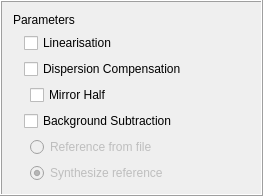
             <widget class="QFrame" name="frame_2">
              <property name="sizePolicy">
               <sizepolicy hsizetype="Fixed" vsizetype="Preferred">
                <horstretch>0</horstretch>
                <verstretch>0</verstretch>
               </sizepolicy>
              </property>
              <property name="frameShape">
               <enum>QFrame::Box</enum>
              </property>
              <property name="frameShadow">
               <enum>QFrame::Raised</enum>
              </property>
              <layout class="QGridLayout" name="gridLayout">
               <item row="0" column="0">
                <layout class="QGridLayout" name="gridLayout_7">
                 <item row="4" column="1" colspan="2">
                  <widget class="QCheckBox" name="backgroundsubtraction_check">
                   <property name="minimumSize">
                    <size>
                     <width>161</width>
                     <height>0</height>
                    </size>
                   </property>
                   <property name="text">
                    <string>Background Subtraction</string>
                   </property>
                  </widget>
                 </item>
                 <item row="2" column="1" colspan="2">
                  <widget class="QCheckBox" name="dispersioncompensation_check">
                   <property name="minimumSize">
                    <size>
                     <width>161</width>
                     <height>0</height>
                    </size>
                   </property>
                   <property name="text">
                    <string>Dispersion Compensation</string>
                   </property>
                  </widget>
                 </item>
                 <item row="5" column="2">
                  <widget class="QRadioButton" name="referencefromfile_radio">
                   <property name="enabled">
                    <bool>false</bool>
                   </property>
                   <property name="minimumSize">
                    <size>
                     <width>220</width>
                     <height>0</height>
                    </size>
                   </property>
                   <property name="text">
                    <string>Reference from file</string>
                   </property>
                   <property name="checked">
                    <bool>false</bool>
                   </property>
                  </widget>
                 </item>
                 <item row="6" column="2">
                  <widget class="QRadioButton" name="referencesynthesize_radio">
                   <property name="enabled">
                    <bool>false</bool>
                   </property>
                   <property name="minimumSize">
                    <size>
                     <width>220</width>
                     <height>0</height>
                    </size>
                   </property>
                   <property name="text">
                    <string>Synthesize reference</string>
                   </property>
                   <property name="checked">
                    <bool>true</bool>
                   </property>
                  </widget>
                 </item>
                 <item row="1" column="1" colspan="2">
                  <widget class="QCheckBox" name="linearisation_check">
                   <property name="minimumSize">
                    <size>
                     <width>161</width>
                     <height>0</height>
                    </size>
                   </property>
                   <property name="text">
                    <string>Linearisation</string>
                   </property>
                  </widget>
                 </item>
                 <item row="5" column="0">
                  <spacer name="horizontalSpacer_46">
                   <property name="orientation">
                    <enum>Qt::Horizontal</enum>
                   </property>
                   <property name="sizeType">
                    <enum>QSizePolicy::Fixed</enum>
                   </property>
                   <property name="sizeHint" stdset="0">
                    <size>
                     <width>5</width>
                     <height>20</height>
                    </size>
                   </property>
                  </spacer>
                 </item>
                 <item row="0" column="0" colspan="3">
                  <widget class="QLabel" name="label_40">
                   <property name="text">
                    <string>Parameters</string>
                   </property>
                   <property name="textInteractionFlags">
                    <set>Qt::LinksAccessibleByMouse|Qt::TextSelectableByMouse</set>
                   </property>
                  </widget>
                 </item>
                 <item row="3" column="2">
                  <widget class="QCheckBox" name="mirrorHalf_check">
                   <property name="text">
                    <string>Mirror Half</string>
                   </property>
                  </widget>
                 </item>
                </layout>
               </item>
              </layout>
             </widget>
